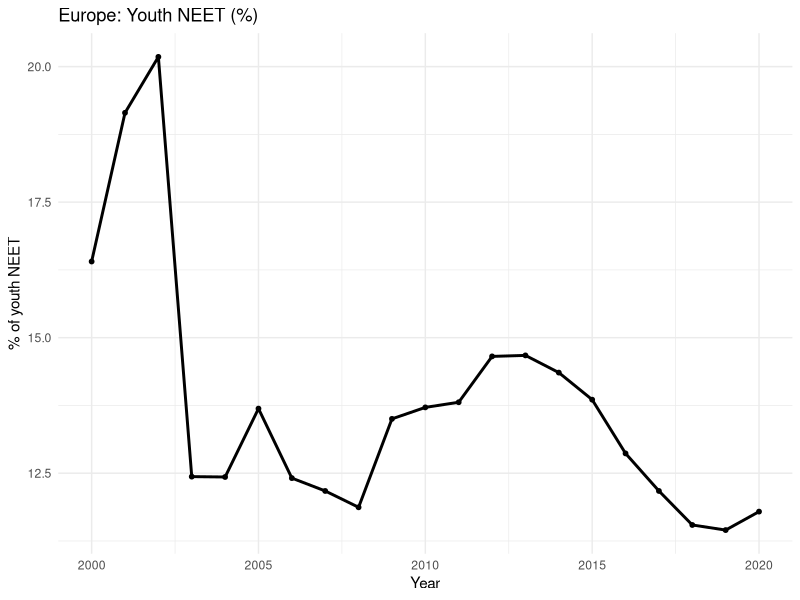

Generate this figure with R:
library(readr)
library(dplyr)
library(ggplot2)

# Load the merged dataset (NEET + continents + HDI)
df <- readr::read_csv("youth_continents_hdi_2000_2020.csv")

europe <- df %>%
  filter(Continent == "Europe") %>%
  group_by(Year) %>%
  summarise(
    mean_neet = mean(share_neet, na.rm = TRUE),
    .groups = "drop"
  )

ggplot(europe, aes(x = Year, y = mean_neet)) +
  geom_line(linewidth = 1) +
  geom_point(size = 1.3) +
  labs(
    title = "Europe: Youth NEET (%)",
    x = "Year",
    y = "% of youth NEET"
  ) +
  theme_minimal()
